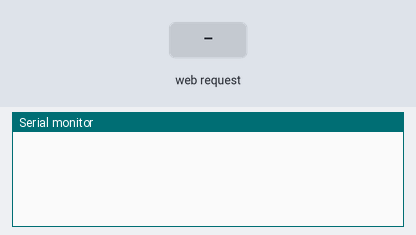
A sketch run on a simulated ESP8266 (NodeMCU). Parts: the last lines printed to the serial monitor. The test bench sets the inputs (shaded band).

Above: at 1.2 s.
1.3 s: HTTP request GET /map received
At 2.5 s:
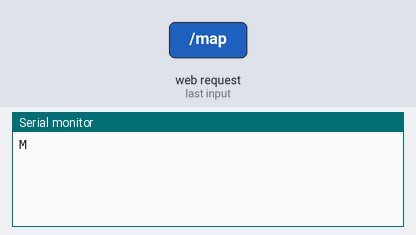
2.8 s: HTTP request GET /set_target received
At 3.9 s:
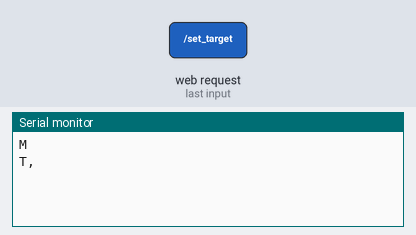
4.3 s: HTTP request GET /position received
At 5.1 s:
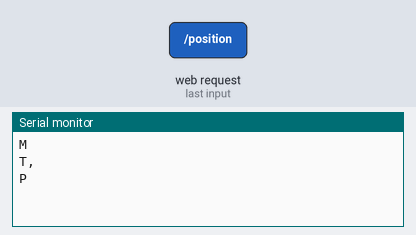

The sketch:

EspProgram.ino
```cpp
// -------------------------------------------------------------------------------------------------
//
// This code is meant to control the ESP8266. Functionnalities:
// - Hosts the Wifi network (ssid: MappingRobot, open)
// - Receives HTTP requests and checks if they are correct
// - Communicates with the Arduino via Serial to answer or serve requests
//
// Requests:
// - /map: Returns the intern map stored on the Arduino in the form
// of hexadecimal digits (one digit for 4 pixels)
// - /set_target?x=000&y=000: Changes the goal location of the robot.
// Numbers are in intern map coordinates
// - /position: Returns the expected position and rotation of the robot
// in its intern map.
//
// -------------------------------------------------------------------------------------------------

#include <ESP8266WiFi.h>
#include <WiFiClient.h>
#include <ESP8266WebServer.h>

#define SERIALOBJECT Serial // The serial object used to communicate with the Arduino
#define MAP_SIZE 72 // Size of the main map (should be the same here, in ArduinoProgram/Data.h and in the smarphone app)
#define TIMEOUT 1000 // Maximum waiting time for incomming data from the Arduino in milliseconds

// Errors that can be encoutered while communicating with the Arduino
#define SERIAL_NO_RESPONSE 1
#define SERIAL_RESPONSE_NOT_FINISHED 2
#define SERIAL_RESPONSE_TOO_LONG 3

// Ids of the requests. Used by handleError
#define ID_MAP 1
#define ID_SET_TARGET 2
#define ID_POSITION 3

ESP8266WebServer server(80);
const char* ssid = "AutonomousRobot"; // Name of the Wifi network. Connect to it to send HTTP requests

// Helper functions --------------------------------------------------------------------------------

// Converts an number from 0 to 15 to its hexadecimal representation
char toHex(int i) {
    return i < 10 ? i+'0' : i-10+'A';
}

// Checks if the argument is given and is a 1-3 digits positive integer
int isArgumentCorrect(String argument) {
    String value = server.arg(argument);
    if(!value)
        return 0;
    for(unsigned int i = 0; i < value.length(); i++)
        if(value[i] < '0' || value[i] > '9')
            return 0;
    return 1;
}

// Reads data from the Arduino while it is writing it
// The buffer in parameter should be big enough to contain the response without \n
// For example if the response is expected to be TEST\n it should be of length 4.
// The return value is an error code (see the to of this file for more info)
int receiveData(int* buffer, int bufferLength) {

    long startTime = millis();

    // Waits for the first character
    while(!SERIALOBJECT.available())
        if(millis() - startTime > TIMEOUT)
            return SERIAL_NO_RESPONSE;

    // Reads the stream until a \n is found
    int next = SERIALOBJECT.read();
    while(next != '\n') {

        // Prevents buffer overflows
        if(bufferLength <= 0)
            return SERIAL_RESPONSE_TOO_LONG;

        *buffer = next;
        buffer++;
        bufferLength--;

        // Waits for the next character
        while(!SERIALOBJECT.available())
            if(millis() - startTime > TIMEOUT)
                return SERIAL_RESPONSE_NOT_FINISHED;

        next = SERIALOBJECT.read();
    }

    return 0;
}

// Handles an error that occured while communicating with the Arduino
void handleError(int errorCode, int requestID) {

    int code;
    String message = "Error while processing ";
    if(requestID == ID_MAP) message += "/map request: ";
    if(requestID == ID_SET_TARGET) message += "/set_target request: ";
    if(requestID == ID_POSITION) message += "/position request: ";

    // Serial communication errors
    if(errorCode == SERIAL_NO_RESPONSE) {
        code = 500;
        message += "The Arduino didn't respond. ";
    }
    if(errorCode == SERIAL_RESPONSE_NOT_FINISHED) {
        code = 500;
        message += "The Arduino responded but an error occured while receiving it. ";
    }
    if(errorCode == SERIAL_RESPONSE_TOO_LONG) {
        code = 500;
        message += "The buffer used to collect the response was too small. ";
    }

    server.send(code, "text/plain", message);
}

// Request handlers --------------------------------------------------------------------------------

// Returns the intern map (cells are grouped by 8 and sent as the hexadecimal
// representation of these 8 bits. So each group is encoded as 2 characters from 0 to F)
// Query is of this form: /map
void getMap() {

    // Sends a request to the Arduino to get the map
    SERIALOBJECT.write("M\n", 2);

    // Gets the response from the Arduino
    int* res = (int*) malloc(sizeof(int) * MAP_SIZE*MAP_SIZE/8);
    int error = receiveData(res, MAP_SIZE*MAP_SIZE/8);

    // Sends an error message if there is an error
    if(error != 0) {
        handleError(error, ID_MAP);
        free(res);
        return;
    }

    // Formats the received data to sends it back in the HTTP response
    String result = "";
    for(int i = 0; i < MAP_SIZE*MAP_SIZE/8; i++) {
        result += toHex(res[i]/16);
        result += toHex(res[i]%16);
    }

    server.send(200, "text/plain", result);
    free(res);
}

// Sets the new target position of the robot
// Query is of this form: /set_target?x=000&y=000
void setTarget() {

    // Stops if one of the argument is not given or not a number
    if(!isArgumentCorrect("x") || !isArgumentCorrect("y")) {
        server.send(422, "text/plain", "Bad arguments. Query is of this form: /set_target?x=000&y=000");
        return;
    }
    // Sends the numbers to the Arduino
    String message = "T" + server.arg("x") + "," + server.arg("y") + "\n";
    SERIALOBJECT.write(message.c_str(), message.length());
    server.send(200, "text/plain", "Target changed");
}

// Returns the position and rotation of the robot
// Query is of this form: /position
void getPosition() {

    // Sends the command to the Arduino
    SERIALOBJECT.write("P\n", 2);

     // Gets the response from the Arduino
    int* res = (int*) malloc(sizeof(int) * (15+1+15+1+15));
    int error = receiveData(res, 15+1+15+1+15);

    // Sends an error message if there is an error
    if(error != 0) {
        handleError(error, ID_POSITION);
        free(res);
        return;
    }

    String result = "";
    for(int i = 0; i < 15+1+15+1+15; i++)
        result += (char) res[i];

    server.send(200, "text/plain", result);
    free(res);
}

void notFound() {
    server.send(404, "text/plain", server.uri() + ": Not found");
}

// Main functions ----------------------------------------------------------------------------------

void setup() {

    SERIALOBJECT.begin(250000);
    IPAddress local_IP(192,168,0,20); //Connect to this IP to send HTTP requests
    IPAddress gateway(192,168,0,1);
    IPAddress subnet(255,255,255,0);
    WiFi.softAPConfig(local_IP, gateway, subnet);
    WiFi.softAP("ESPsoftAP_01");
    WiFi.softAPIP();

    WiFi.softAP(ssid);
    server.on("/map", getMap);
    server.on("/set_target", setTarget);
    server.on("/position", getPosition);
    server.onNotFound(notFound);
    server.begin();
}

void loop() {
    server.handleClient();
}
```

Measured:
- after the input at 1.3 s, the serial monitor: prints a new line at once (image 1)
- after the input at 2.8 s, the serial monitor: prints a new line at once (image 2)
- after the input at 4.3 s, the serial monitor: prints a new line at once (image 3)
